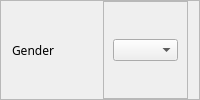
           <widget class="QFrame" name="frame_5">
            <property name="frameShape">
             <enum>QFrame::StyledPanel</enum>
            </property>
            <property name="frameShadow">
             <enum>QFrame::Raised</enum>
            </property>
            <layout class="QHBoxLayout" name="horizontalLayout_6">
             <property name="topMargin">
              <number>0</number>
             </property>
             <property name="bottomMargin">
              <number>0</number>
             </property>
             <item>
              <widget class="QLabel" name="label_3">
               <property name="font">
                <font>
                 <family>Moon</family>
                </font>
               </property>
               <property name="text">
                <string>Gender</string>
               </property>
              </widget>
             </item>
             <item>
              <widget class="QFrame" name="frame_6">
               <property name="frameShape">
                <enum>QFrame::StyledPanel</enum>
               </property>
               <property name="frameShadow">
                <enum>QFrame::Raised</enum>
               </property>
               <layout class="QHBoxLayout" name="horizontalLayout_7">
                <item>
                 <widget class="QComboBox" name="genderLine">
                  <property name="font">
                   <font>
                    <family>Raleway</family>
                    <pointsize>7</pointsize>
                   </font>
                  </property>
                  <property name="placeholderText">
                   <string/>
                  </property>
                 </widget>
                </item>
               </layout>
              </widget>
             </item>
            </layout>
           </widget>
